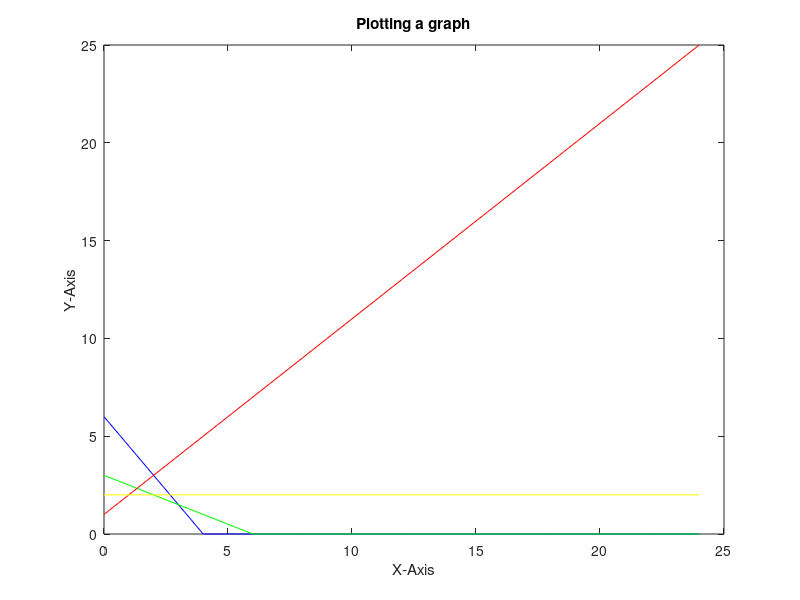

Recreate this plot in MATLAB.
clc
clear All

obj=[5 4];                                                              %objectives
cons=[6 4 ; 1 2; -1 1; 0 1;  1 0; 0 1 ];                                %constraints LHS
rhs=[24 ; 6 ; 1 ; 2 ; 0 ; 0]                                            %constraints RHS




%PLOTTING THE GREAPH

x1=0:2:max(rhs);                                                        %start:gap:end
x21=(rhs(1)-cons(1,1)*x1)/cons(1,2);
x22=(rhs(2)-cons(2,1)*x1)/cons(2,2);
x23=(rhs(3)-cons(3,1)*x1)/cons(3,2);
x24=(rhs(4)-cons(4,1)*x1)/cons(4,2);

x21=max(0,x21);
x22=max(0,x22);
x23=max(0,x23);
x24=max(0,x24);

plot(x1,x21,'b',x1,x22,'g',x1,x23,'r',x1,x24,'y');
title('Plotting a graph');
xlabel('X-Axis');
ylabel('Y-Axis');






%FINDING THE INTERSECTION

sol=[];
for i=1:6
    A1=cons(i,:);
    B1=rhs(i,:);
    
    for j=i+1:6
        A2=cons(j,:);
        B2=rhs(j,:);
        
        A3=[A1;A2];
        B3=[B1;B2];
        X=inv(A3)*B3;
        sol=[sol X];
    end
end
